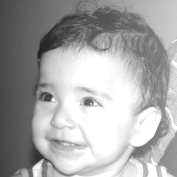
//> input picture disciplinas/pdi/unidade2/filtro_frequencia/biel-brilhoso.png, 177 x 177 px
$ ./teste biel-brilhoso.png   (built with g++ and OpenCV 4)
//> lines starting //> are read from the running program, lines starting //| are printed output that depends on the picture
#include <iostream>
#include <opencv2/opencv.hpp>
#include <opencv2/imgproc/imgproc.hpp>
#include <cmath>

using namespace cv;
using namespace std;

// matrizes p/ armazenamento das imagens em cada etapa
Mat complexImage;
Mat image, padded, filter;
Mat tmp, result;
Mat_<float> realInput, zeros;
vector<Mat> planos;

// valores ideais dos tamanhos da imagem
// para calculo da DFT
int dft_M, dft_N;

// variaveis de controle das trackbars de regulacao do filtro
float g_h, g_l, corte, aten, d;
int gamaH_slider = 0, gamaH_slider_max = 100;
int gamaL_slider = 0, gamaL_slider_max = 100;
int corte_slider = 0, corte_slider_max = 100;
int aten_slider = 0, aten_slider_max = 100;
char TrackbarName[50];

// troca os quadrantes da imagem da DFT
void deslocaDFT(Mat& image)
{
    Mat tmp, A, B, C, D;

    // se a imagem tiver tamanho impar, recorta a regiao para
    // evitar cópias de tamanho desigual
    image = image(Rect(0, 0, image.cols & -2, image.rows & -2));
    int cx = image.cols/2;
    int cy = image.rows/2;

    // reorganiza os quadrantes da transformada
    // A B   ->  D C
    // C D       B A
    A = image(Rect(0, 0, cx, cy));
    B = image(Rect(cx, 0, cx, cy));
    C = image(Rect(0, cy, cx, cy));
    D = image(Rect(cx, cy, cx, cy));

    // A <-> D
    A.copyTo(tmp);
    D.copyTo(A);
    tmp.copyTo(D);

    // C <-> B
    C.copyTo(tmp);
    B.copyTo(C);
    tmp.copyTo(B);
}

void on_trackbar_filtro(int, void*)
{
    //tmp = Mat::zeros(tmp.size(), CV_32F);

    // recebendo valores das trackbars
    g_h = gamaH_slider; g_l = gamaL_slider; corte = corte_slider; aten = aten_slider;

    // preparando filtro homomorfico a partir dos valores das trackbars
    for(int i=0; i<dft_M; i++)
    {
        for(int j=0; j<dft_N; j++)
        {
            d = (i-dft_M/2)*(i-dft_M/2)+(j-dft_N/2)*(j-dft_N/2);
            tmp.at<float>(i,j) = (g_h - g_l) * ((1 - exp(-1*aten*d/(corte*corte)))) + g_l;
        }
    }

    // cria a matriz com as componentes do filtro e junta ambas em uma matriz multicanal complexa
    Mat comps[]= {tmp, tmp};
    merge(comps, 2, filter);

    // cria a compoente real
    realInput = Mat_<float>(padded);

    // limpa o array de matrizes que vao compor a imagem complexa
    planos.clear();

    // insere as duas componentes no array de matrizes
    planos.push_back(realInput);
    planos.push_back(zeros);

    // combina o array de matrizes em uma unica componente complexa
    merge(planos, complexImage);

    // aplicando logaritmo na imagem
    for(int i=0; i < dft_M; i++)
        for(int j=0; j < dft_N; j++)
            planos[0].at<char>(i,j) = log(planos[0].at<char>(i,j)+1);

    // calcula o dft
    dft(complexImage, complexImage);

    // realiza a troca de quadrantes
    deslocaDFT(complexImage);

    // aplica o filtro frequencial
    mulSpectrums(complexImage,filter,complexImage,0);

    // desloca novamente os quadrantes para posicao original
    deslocaDFT(complexImage);

    // aplica transformacao inversa
    idft(complexImage, complexImage);

    // normaliza os valores
    normalize(complexImage, complexImage, 0, 1, CV_MINMAX);

    // aplicando exponencial a imagem transformada
    for(int i=0; i < dft_M; i++)
        for(int j=0; j < dft_N; j++)
            complexImage.at<char>(i,j) = exp(complexImage.at<char>(i,j));

    // limpa o array de planos
    planos.clear();

    // separa as partes real e imaginaria para modifica-las
    split(complexImage, planos);

    // salvando imagem com filtro aplicado
    imwrite("homomorfico.png", planos[0]);

    // exibe resultado
    imshow("Homomorfico", planos[0]);

}

int main(int argc, char** argv)
{
    image = imread(argv[1], CV_LOAD_IMAGE_GRAYSCALE);
//> image is the input picture: 177 rows x 177 cols, CV_8UC1; min 36, max 255, mean 166.4
    namedWindow("Homomorfico", WINDOW_AUTOSIZE);

    //Criando primeira TrackBar
    sprintf(TrackbarName, "Gama H: ");
    createTrackbar(TrackbarName, "Homomorfico", &gamaH_slider, gamaH_slider_max, on_trackbar_filtro);
//> slider 'Gama H: ' is set to 33

    sprintf(TrackbarName, "Gama L: ");
    createTrackbar(TrackbarName, "Homomorfico", &gamaL_slider, gamaL_slider_max, on_trackbar_filtro);
//> slider 'Gama L: ' is set to 33

    //Criando segunda TrackBar
    sprintf(TrackbarName, "Corte: ");
    createTrackbar(TrackbarName, "Homomorfico", &corte_slider, corte_slider_max, on_trackbar_filtro);
//> slider 'Corte: ' is set to 33

    //Criando quarta TrackBar
    sprintf(TrackbarName, "Atenuacao: ");
    createTrackbar(TrackbarName, "Homomorfico", &aten_slider, aten_slider_max, on_trackbar_filtro);
//> slider 'Atenuacao: ' is set to 33

    // identifica os tamanhos otimos para
    // calculo do FFT
    dft_M = getOptimalDFTSize(image.rows);
//> dft_M = 180
    dft_N = getOptimalDFTSize(image.cols);
//> dft_N = 180

    // realiza o padding da imagem logaritmica
    copyMakeBorder(image, padded, 0,
                   dft_M - image.rows, 0,
                   dft_N - image.cols,
                   BORDER_CONSTANT, Scalar::all(0));
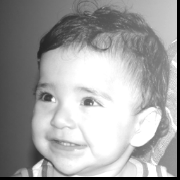
//> padded: 180 rows x 180 cols, CV_8UC1; min 0, max 255, mean 160.9

    // parte imaginaria da matriz complexa (preenchida com zeros)
    zeros = Mat_<float>::zeros(padded.size());

    // prepara a matriz complexa para ser preenchida
    complexImage = Mat(padded.size(), CV_32FC2, Scalar(0));

    // a função de transferência (filtro frequencial) deve ter o mesmo tamanho e tipo da matriz complexa
    filter = complexImage.clone();

    // cria uma matriz temporária para criar as componentes real e imaginaria do filtro ideal
    tmp = Mat(dft_M, dft_N, CV_32F);

    waitKey(0);
//> after the loop in on_trackbar_filtro, `for(int i=0; i<dft_M; i++)`: tmp: 180 rows x 180 cols, CV_32FC1; every value is 33
//> in on_trackbar_filtro, `planos.push_back(zeros);`: planos[1]: 180 rows x 180 cols, CV_32FC1; every value is 0
//> after the loop in on_trackbar_filtro, `for(int i=0; i < dft_M; i++)`:
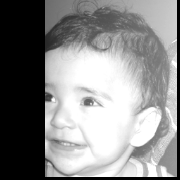
//> planos[0]: 180 rows x 180 cols, CV_32FC1; min 0, max 255, mean 136.9
//> in on_trackbar_filtro, `split(complexImage, planos);`:
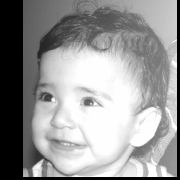
//> planos[0]: 180 rows x 180 cols, CV_32FC1; min 0, max 1, mean 0.591
    return 0;
}
